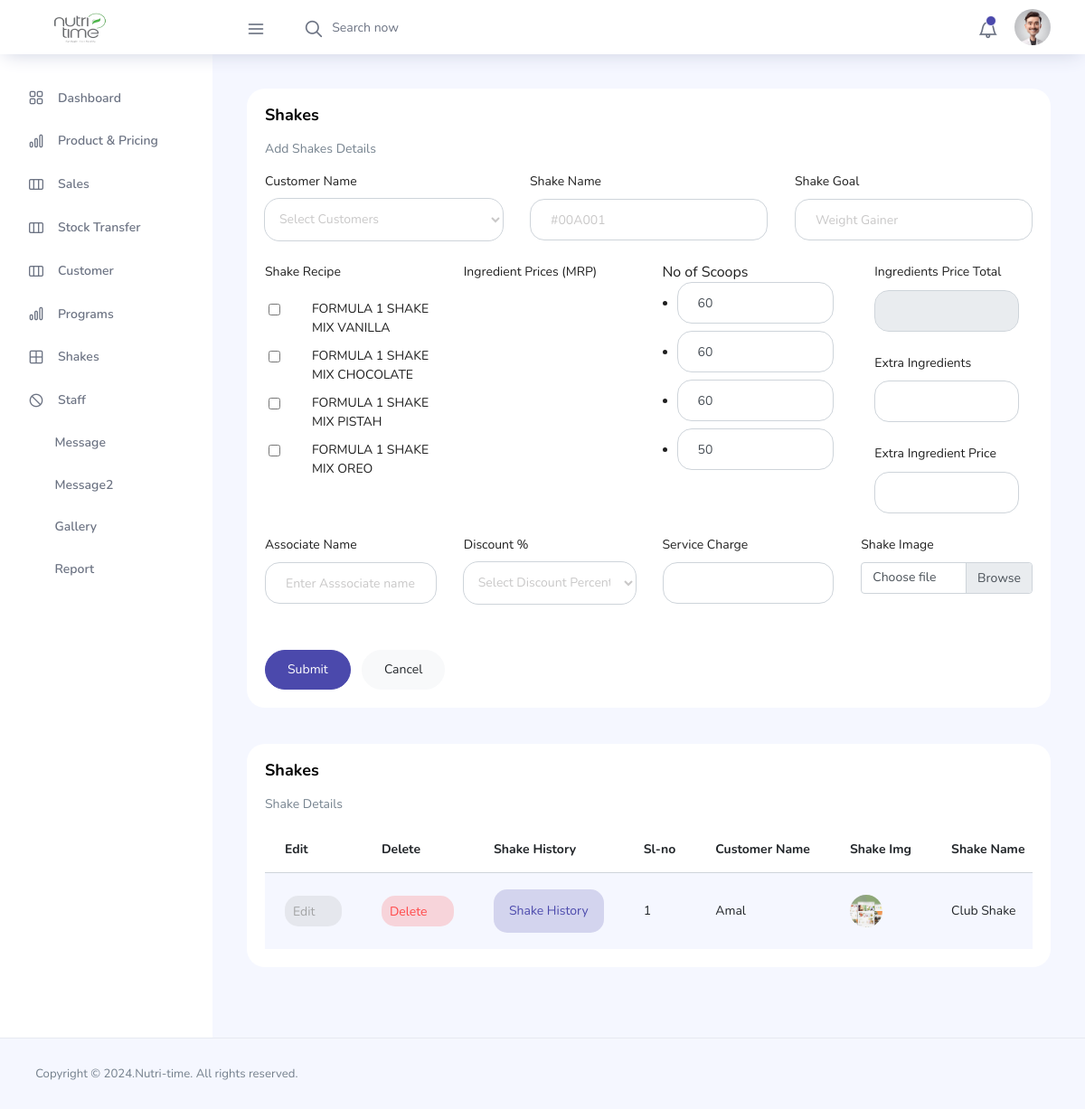
The app's page /Admin/pages/admin-shake.php (signed in) with its own data.
### tables this page shows
CREATE TABLE `price` (
  `pri_id` int(11) NOT NULL,
  `pro_name` varchar(50) NOT NULL,
  `pro_code` varchar(20) NOT NULL,
  `pro_category` varchar(50) NOT NULL,
  `pro_subcat` varchar(50) NOT NULL,
  `pro_mrp` varchar(10) NOT NULL,
  `pro_price` varchar(20) NOT NULL,
  `pro_dis0` varchar(10) NOT NULL DEFAULT '1',
  `pro_dis15` varchar(10) NOT NULL,
  `pro_dis25` varchar(10) NOT NULL,
  `pro_dis35` varchar(10) NOT NULL,
  `pro_dis42` varchar(10) NOT NULL,
  `pro_dis50` varchar(10) NOT NULL,
  `pro_vp` varchar(100) NOT NULL,
  `pro_vptotal` varchar(10) NOT NULL,
  `pro_scoop` varchar(10) NOT NULL,
  `pro_scoop0` varchar(10) NOT NULL,
  `pro_scoop15` varchar(10) NOT NULL,
  `pro_scoop25` varchar(10) NOT NULL,
  `pro_scoop35` varchar(10) NOT NULL,
  `pro_scoop42` varchar(10) NOT NULL,
  `pro_scoop50` varchar(10) NOT NULL,
  `pro_quantity` varchar(10) NOT NULL,
  `pro_curquantity` varchar(10) NOT NULL,
  `pro_hsn` varchar(200) NOT NULL,
  `pro_img` varchar(100) NOT NULL,
  `pro_date` varchar(100) NOT NULL
);

CREATE TABLE `shake` (
  `shake_id` int(11) NOT NULL,
  `shake_name` varchar(100) NOT NULL,
  `shake_assoc` varchar(100) NOT NULL,
  `customer_id` int(10) NOT NULL,
  `customer_name` varchar(100) NOT NULL,
  `shake_goal` varchar(100) NOT NULL,
  `shake_recipes` varchar(200) NOT NULL,
  `shake_mrp` varchar(100) NOT NULL,
  `shake_scoops` varchar(100) NOT NULL,
  `shake_extra` varchar(25) NOT NULL,
  `shake_extraprice` varchar(10) NOT NULL,
  `shake_discount` varchar(50) NOT NULL,
  `shake_expence` varchar(25) NOT NULL,
  `shake_total` varchar(50) NOT NULL,
  `shake_image` varchar(100) NOT NULL,
  `shake_date` varchar(100) NOT NULL
);

### Admin/pages/admin-shake.php (the view, shortened to what this page needs)
<?php
include './connect.php';
$sh_reci1 = $pro_id = $sh_name1 = $sh_goal1 = $sh_extra1 = $sh_extraprice1 = $sh_expen1 = $sh_raw1 = $sh_disc1 = $sh_id =  $sh_assoc1 = '';
?>
<!DOCTYPE html>
<html lang="en">
<head>
  <link rel="stylesheet" href="../vendors/feather/feather.css">
  <link rel="stylesheet" href="../vendors/ti-icons/css/themify-icons.css">
  <link rel="stylesheet" href="../vendors/css/vendor.bundle.base.css">
  <link rel="stylesheet" href="../css/vertical-layout-light/style.css">
</head>
<body>
  <div class="container-scroller">
    <?php
    include './topbar.php';
    ?>
    <div class="main-panel">
      <div class="content-wrapper">
        <div class="row">
          <div class="col-12 grid-margin stretch-card">
            <div class="card">
              <div class="card-body">
                <h1 class="card-title">Shakes</h1>
                <p class="card-description">Add Shakes Details</p>
                <form method="post" enctype="multipart/form-data" class="forms-sample">
                  <div class="row">
                    <div class="col">
                      <div class="form-group">
                        <label>Customer Name</label>
                        <select class="form-control" style="border-radius: 16px;" name="cusname">
                          <option selected>Select Customers</option>
                        </select>
                      </div>
                    </div>
                    <div class="col">
                      <div class="form-group">
                        <label>Shake Name</label>
                        <input type="text" class="form-control" style="border-radius: 16px;" placeholder="#00A001" name="shname" value="<?php echo $sh_name1; ?>" required>
                      </div>
                    </div>
                    <div class="col">
                      <div class="form-group">
                        <label>Shake Goal</label>
                        <input type="text" class="form-control" style="border-radius: 16px;" placeholder="Weight Gainer" name="shgoal" value="<?php echo $sh_goal1; ?>" required>
                      </div>
                    </div>
                  </div>
                  <div class="row">
                    <div class="col">
                      <div class="form-group">
                        <label for="exampleSelectGender">Shake Recipe</label><br>
                        <?php
                        $query = mysqli_query($conn, "SELECT * FROM price");
                        while ($row = mysqli_fetch_assoc($query)) {
                          $pro_name = $row["pro_name"];
                        ?>
                          <div class="form-check ml-4">
                            <input class="form-check-input" type="checkbox" name="shrecipe[]" value="<?php echo $pro_name; ?>" onchange="displayIngredientPrices()">
                            <label class="form-check-label"><?php echo $pro_name; ?></label>
                          </div>
                        <?php } ?>
                      </div>
                    </div>
                    <div class="col">
                      <div class="form-group">
                        <label>Ingredient Prices (MRP)</label>
                      </div>
                    </div>
                    <div class="col">
                      <div class="form-group">
                        No of Scoops
                        <ul>
                          <?php
                          $query = mysqli_query($conn, "SELECT * FROM price");
                          while ($row = mysqli_fetch_assoc($query)) {
                            $pro_name = $row["pro_name"];
                            $pro_scoop = $row["pro_scoop"];
                          ?>
                            <li>
                              <div class="form-group mb-2">
                                <input type="number" class="form-control" style="border-radius: 16px;" style="height: 8px; width: aut0;" name="<?php echo $pro_name; ?>_scoops" value="<?php echo $pro_scoop; ?>">
                              </div>
                            </li>
                          <?php } ?>
                        </ul>
                      </div>
                    </div>
                    <div class="col">
                      <div class="col">
                        <div class="form-group">
                          <label>Ingredients Price Total</label>
                          <input type="text" class="form-control" style="border-radius: 16px;" id="ingredientsPriceTotal" name="shmrp" readonly required>
                        </div>
                      </div>
                      <div class="col">
                        <div class="form-group">
                          <label>Extra Ingredients</label>
                          <input type="text" class="form-control" style="border-radius: 16px;" name="shextra" value="<?php echo $sh_extra1; ?>" required>
                        </div>
                      </div>
                      <div class="col">
                        <div class="form-group">
                          <label>Extra Ingredient Price</label>
                          <input type="text" class="form-control" style="border-radius: 16px;" name="shextra_price" value="<?php echo $sh_extraprice1; ?>" required>
                        </div>
                      </div>
                    </div>
                  </div>
                  <div class="row">
                    <div class="col">
                      <div class="form-group">
                        <label>Associate Name</label>
                        <input type="text" class="form-control" style="border-radius: 16px;" name="shassoc" placeholder="Enter Asssociate name" value="<?php echo $sh_assoc1; ?>" required>
                      </div>
                    </div>
                    <div class="col">
                      <div class="form-group">
                        <label>Discount %</label>
                        <select class="form-control" style="border-radius: 16px;" name="shdiscount" required>
                          <option selected>Select Discount Percentage</option>
                        </select>
                      </div>
                    </div>
                    <div class="col">
                      <div class="form-group">
                        <label>Service Charge</label>
                        <input type="text" class="form-control" style="border-radius: 16px;" name="shcharge" value="<?php echo $sh_expen1; ?>" required>
                      </div>
                    </div>
                    <div class="col">
                      <div class="form-group">
                        <label>Shake Image</label>
                        <div class="input-group mb-3">
                          <label class="input-group-text custom-file-label" for="inputGroupFile01">Choose file</label>
                        </div>
                      </div>
                    </div>
                  </div>
                  <input type="submit" class="btn btn-primary mr-2 rounded-pill" name="submitsh" value="Submit">
                  <a href="./admin-shake.php" class="btn btn-light rounded-pill">Cancel</a>
                </form>
              </div>
            </div>
          </div>
          <div class="col-lg-12 grid-margin stretch-card">
            <div class="card">
              <div class="card-body">
                <h4 class="card-title">Shakes</h4>
                <p class="card-description">Shake Details</p>
                <div class="table-responsive">
                  <table class="table table-striped">
                    <thead>
                      <tr>
                        <th>Edit</th>
                        <th>Delete</th>
                        <th>Shake History</th>
                        <th>Sl-no</th>
                        <th>Customer Name</th>
                        <th>Shake Img</th>
                        <th>Shake Name</th>
                      </tr>
                    </thead>
                    <?php
                    $sql = mysqli_query($conn, "SELECT * FROM shake ORDER BY shake_id ");
                    $serialNo = 1;
                    while ($row = mysqli_fetch_assoc($sql)) {
                      $sh_id = $row['shake_id'];
                      $cu_name = $row['customer_name'];
                      $sh_img = $row['shake_image'];
                      $sh_name = $row['shake_name'];
                    ?>
                      <tbody>
                        <tr>
                          <td>
                            <a href="admin-shake.php?sid=<?php echo $sh_id; ?>" class="btn btn-inverse-secondary btn-icon-text p-2">Edit<i class="ti-pencil-alt btn-icon-append"></i></a>
                          </td>
                          <td>
                            <a href="admin-shake.php?sd_id=<?php echo $sh_id; ?>" class="btn btn-inverse-danger btn-icon-text p-2">Delete<i class="ti-trash btn-icon-prepend"></i></a>
                          </td>
                          <td><a href="admin-shake.php?cusmdid=<?php echo $sh_id; ?>" class="btn btn-inverse-primary btn-icon-text p-3" data-toggle="modal" data-target="#exampleModal_<?php echo $sh_id; ?>">Shake History</a></td>
                          <td class="py-1"><?php echo $serialNo++; ?></td>
                          <td><?php echo $cu_name; ?></td>
                          <td><img src="../images/shake/<?php echo $sh_img; ?>" alt="" width="50" class="rounded-circle"></td>
                          <td><?php echo $sh_name; ?></td>
                        </tr>
                      </tbody>
                    <?php
                    }
                    ?>
                  </table>
                </div>
              </div>
            </div>
          </div>
        </div>
      </div>
    </div>
  </div>
  <footer class="footer">
    <div class="d-sm-flex justify-content-center justify-content-sm-between">
      <span class="text-muted text-center text-sm-left d-block d-sm-inline-block">Copyright © 2024.Nutri-time. All rights reserved.</span>
    </div>
  </footer>
  </div>
</body>
</html>

### records on screen
price: pro_name "FORMULA 1 SHAKE MIX VANILLA", pro_scoop "60"
price: pro_name "FORMULA 1 SHAKE MIX CHOCOLATE", pro_scoop "60"
price: pro_name "FORMULA 1 SHAKE MIX PISTAH", pro_scoop "60"
price: pro_name "FORMULA 1 SHAKE MIX OREO", pro_scoop "50"
shake: customer_name "Amal", shake_image (picture), shake_name "Club Shake"
